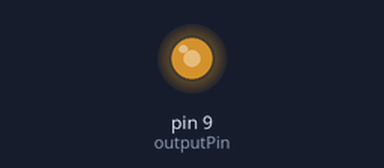
This sketch was run on a simulated Arduino Uno, built with avr-gcc and run on an emulated ATmega328P. On the bench: output pins drawn as LEDs (lit = HIGH).

Above: at 0.05 s.
At 0.4 s:
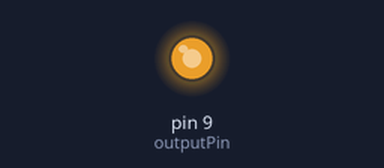
At 0.55 s:
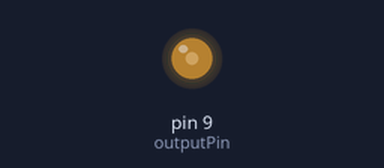
At 0.9 s:
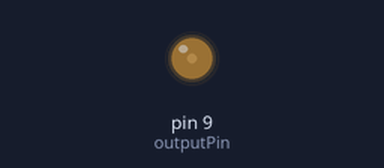
Timing chart, 0 to 3.0 s (numbered marks = the images above):
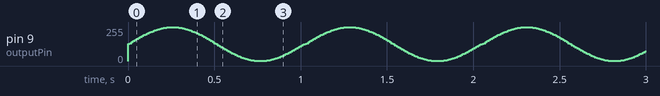

The sketch:

sine-00.ino
```cpp
const int outputPin = 9;    // The analog output pin (e.g., PWM pin)
const int amplitude = 127;  // Amplitude of the sinusoidal waveform (0-255)
const float frequency = 1.0; // Frequency of the sinusoidal waveform in Hz

void setup() {
  pinMode(outputPin, OUTPUT);
}

void loop() {
  float period = 1.0 / frequency;   // Calculate the period of the waveform
  float omega = 2.0 * PI / period;  // Calculate the angular frequency

  // Generate the sinusoidal waveform
  for (float t = 0.0; t < period; t += 1.0 / (frequency * 100)) {
    int outputValue = amplitude * sin(omega * t) + 128;  // Calculate the output value
    analogWrite(outputPin, outputValue);  // Write the value to the analog output pin
    delay(10);  // Adjust the delay as needed for the desired frequency
  }
}
```
